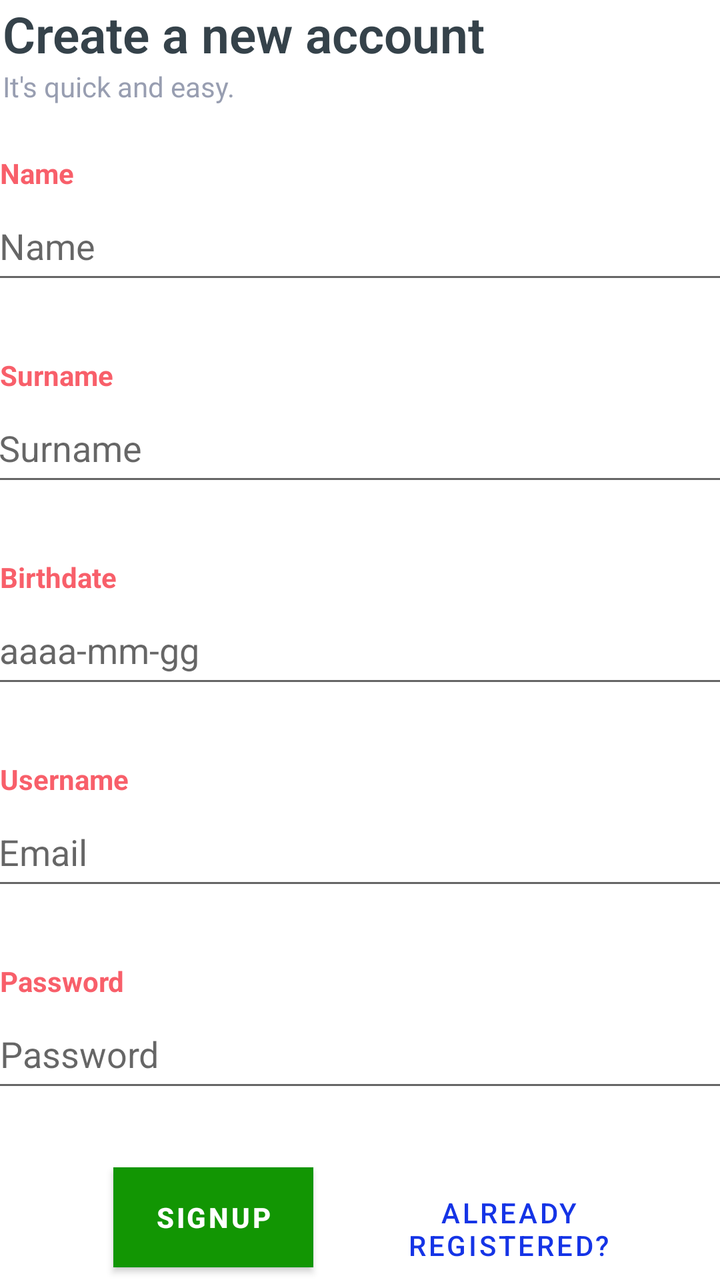
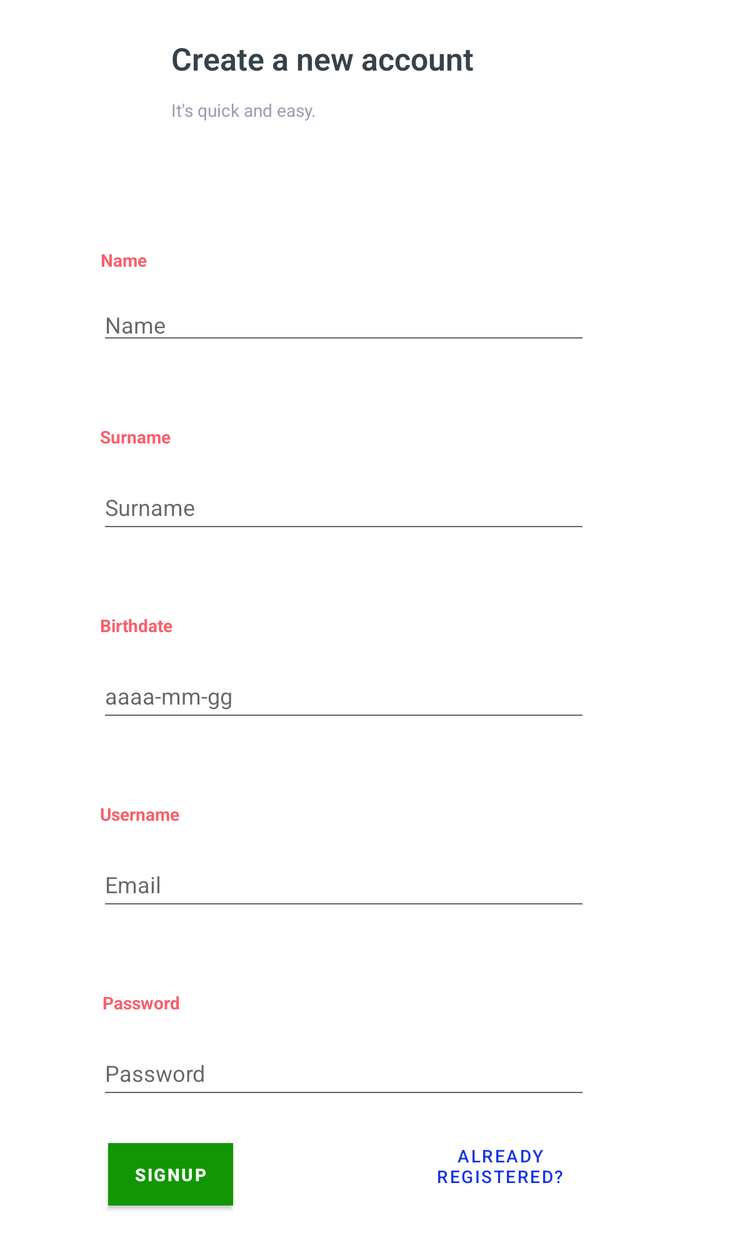

Two renders of one Android screen. The first uses the default layout on a phone; the second uses the alternative layout the repository ships for a different screen configuration, on a matching device. The two XML files are below.
<!-- AndroidManifest.xml: application theme Theme.BNextKotlin -->
<!-- res/layout/activity_sign_up.xml -->
<?xml version="1.0" encoding="utf-8"?>
<androidx.constraintlayout.widget.ConstraintLayout xmlns:android="http://schemas.android.com/apk/res/android"
    xmlns:app="http://schemas.android.com/apk/res-auto"
    xmlns:tools="http://schemas.android.com/tools"
    android:layout_width="match_parent"
    android:layout_height="match_parent"

    tools:context=".SignUp">


    <EditText
        android:id="@+id/password"
        android:layout_width="370dp"
        android:layout_height="51dp"
        android:layout_marginTop="50dp"
        android:hint="Password"
        android:inputType="textPassword"
        app:layout_constraintEnd_toEndOf="parent"
        app:layout_constraintHorizontal_bias="0.457"
        app:layout_constraintStart_toStartOf="parent"
        app:layout_constraintTop_toBottomOf="@+id/username" />

    <TextView
        android:id="@+id/emailText5"
        android:layout_width="wrap_content"
        android:layout_height="wrap_content"
        android:text="Username"
        android:textColor="#f85f6a"
        android:textStyle="bold"
        app:layout_constraintBottom_toTopOf="@+id/username"
        tools:layout_editor_absoluteX="3dp" />

    <TextView
        android:id="@+id/emailText3"
        android:layout_width="wrap_content"
        android:layout_height="wrap_content"
        android:text="Name"
        android:textColor="#f85f6a"
        android:textStyle="bold"
        app:layout_constraintBottom_toTopOf="@+id/name"
        tools:layout_editor_absoluteX="2dp" />

    <TextView
        android:id="@+id/emailText2"
        android:layout_width="wrap_content"
        android:layout_height="wrap_content"
        android:text="Surname"
        android:textColor="#f85f6a"
        android:textStyle="bold"
        app:layout_constraintBottom_toTopOf="@+id/surname"
        tools:layout_editor_absoluteX="2dp" />

    <EditText
        android:id="@+id/username"
        android:layout_width="370dp"
        android:layout_height="51dp"
        android:layout_marginTop="50dp"
        android:hint="@string/prompt_email"
        android:inputType="textEmailAddress"
        app:layout_constraintEnd_toEndOf="parent"
        app:layout_constraintHorizontal_bias="0.514"
        app:layout_constraintStart_toStartOf="parent"
        app:layout_constraintTop_toBottomOf="@+id/birthdate" />

    <TextView
        android:id="@+id/emailText6"
        android:layout_width="wrap_content"
        android:layout_height="wrap_content"
        android:text="Password"
        android:textColor="#f85f6a"
        android:textStyle="bold"
        app:layout_constraintBottom_toTopOf="@+id/password"
        tools:layout_editor_absoluteX="4dp" />

    <EditText
        android:id="@+id/surname"
        android:layout_width="370dp"
        android:layout_height="51dp"
        android:layout_marginTop="50dp"
        android:hint="Surname"
        android:inputType="text"
        app:layout_constraintEnd_toEndOf="parent"
        app:layout_constraintHorizontal_bias="0.514"
        app:layout_constraintStart_toStartOf="parent"
        app:layout_constraintTop_toBottomOf="@+id/name" />

    <EditText
        android:id="@+id/name"
        android:layout_width="370dp"
        android:layout_height="51dp"
        android:layout_marginTop="96dp"
        android:hint="Name"
        android:inputType="text"
        app:layout_constraintEnd_toEndOf="parent"
        app:layout_constraintHorizontal_bias="0.485"
        app:layout_constraintStart_toStartOf="parent"
        app:layout_constraintTop_toTopOf="parent" />

    <TextView
        android:id="@+id/emailText4"
        android:layout_width="wrap_content"
        android:layout_height="wrap_content"
        android:text="Birthdate"
        android:textColor="#f85f6a"
        android:textStyle="bold"
        app:layout_constraintBottom_toTopOf="@+id/birthdate"
        tools:layout_editor_absoluteX="3dp" />

    <com.google.android.material.textfield.TextInputEditText
        android:id="@+id/birthdate"
        android:layout_width="370dp"
        android:layout_height="51dp"
        android:layout_marginTop="50dp"
        android:hint="aaaa-mm-gg"
        android:inputType="date"
        app:layout_constraintEnd_toEndOf="parent"
        app:layout_constraintHorizontal_bias="0.485"
        app:layout_constraintStart_toStartOf="parent"
        app:layout_constraintTop_toBottomOf="@+id/surname"
        tools:ignore="MissingConstraints" />

    <Button

        android:id="@+id/alredyRegitered"
        style="@style/Widget.MaterialComponents.Button.TextButton"
        android:layout_width="140dp"
        android:layout_height="63dp"
        android:layout_gravity="start"
        android:layout_marginTop="32dp"
        android:background="#1534e6"
        android:text="Already registered?"
        android:textColor="#1534e6"
        app:layout_constraintBottom_toBottomOf="parent"
        app:layout_constraintEnd_toEndOf="parent"
        app:layout_constraintHorizontal_bias="0.438"
        app:layout_constraintStart_toEndOf="@+id/buttonSignUp"
        app:layout_constraintTop_toBottomOf="@+id/password"
        app:layout_constraintVertical_bias="0.038" />

    <Button
        android:id="@+id/buttonSignUp"
        android:layout_width="100dp"
        android:layout_height="50dp"
        android:layout_gravity="start"
        android:layout_marginTop="32dp"
        android:background="#129603"
        android:enabled="true"
        android:text="@string/action_sign_up"
        android:textColor="#ffffff"
        android:textStyle="bold"
        app:backgroundTint="#129603"
        app:layout_constraintBottom_toBottomOf="parent"
        app:layout_constraintEnd_toStartOf="@+id/guideline5"
        app:layout_constraintHorizontal_bias="0.202"
        app:layout_constraintStart_toStartOf="parent"
        app:layout_constraintTop_toBottomOf="@+id/password"
        app:layout_constraintVertical_bias="0.095" />

    <TextView
        android:id="@+id/textSignUp"
        android:layout_width="wrap_content"
        android:layout_height="wrap_content"
        android:fontFamily="sans-serif-light"

        android:text="Create a new account"
        android:textColor="#35424a"
        android:textSize="25dp"
        android:textStyle="bold"
        app:layout_constraintBottom_toTopOf="@+id/infoTextSignUp"
        app:layout_constraintEnd_toEndOf="parent"
        app:layout_constraintHorizontal_bias="0.011"
        app:layout_constraintStart_toStartOf="parent"
        app:layout_constraintTop_toTopOf="parent" />

    <TextView
        android:id="@+id/infoTextSignUp"
        android:layout_width="173dp"
        android:layout_height="23dp"
        android:text="It's quick and easy."
        android:textColor="#989eb1"
        app:layout_constraintEnd_toEndOf="@+id/textSignUp"
        app:layout_constraintHorizontal_bias="0.0"
        app:layout_constraintStart_toStartOf="@+id/textSignUp"
        app:layout_constraintTop_toBottomOf="@+id/textSignUp" />

    <androidx.constraintlayout.widget.Guideline
        android:id="@+id/guideline3"
        android:layout_width="wrap_content"
        android:layout_height="wrap_content"
        android:orientation="vertical"
        app:layout_constraintGuide_begin="-3dp" />

    <androidx.constraintlayout.widget.Guideline
        android:id="@+id/guideline5"
        android:layout_width="wrap_content"
        android:layout_height="wrap_content"
        android:orientation="vertical"
        app:layout_constraintGuide_begin="381dp" />

</androidx.constraintlayout.widget.ConstraintLayout>
<!-- resources referenced by this layout -->
<resources>
  <string name="action_sign_up">SIGNUP</string>
  <string name="prompt_email">Email</string>
  <style name="Theme.BNextKotlin" parent="Theme.MaterialComponents.DayNight.DarkActionBar">
          
          <item name="colorPrimary">@color/purple_500</item>
          <item name="colorPrimaryVariant">@color/purple_700</item>
          <item name="colorOnPrimary">@color/white</item>
          
          <item name="colorSecondary">@color/teal_200</item>
          <item name="colorSecondaryVariant">@color/teal_700</item>
          <item name="colorOnSecondary">@color/black</item>
          
          <item name="android:statusBarColor">?attr/colorPrimaryVariant</item>
          
      </style>
  <color name="purple_500">#FF6200EE</color>
  <color name="purple_700">#FF3700B3</color>
  <color name="white">#FFFFFFFF</color>
  <color name="teal_200">#FF03DAC5</color>
  <color name="teal_700">#FF018786</color>
  <color name="black">#FF000000</color>
</resources>
<!-- res/layout-sw600dp/activity_sign_up.xml (the repository's variant of the layout above) -->
<!-- drawn on a 7-inch tablet held upright -->
<ScrollView xmlns:android="http://schemas.android.com/apk/res/android"
    xmlns:app="http://schemas.android.com/apk/res-auto"
    xmlns:tools="http://schemas.android.com/tools"
    android:layout_width="match_parent"
    android:layout_height="wrap_content"
    android:fillViewport="true"
    tools:context=".SignUp">

    <androidx.constraintlayout.widget.ConstraintLayout
        android:layout_width="match_parent"
        android:layout_height="match_parent"
        >


    <EditText
        android:id="@+id/password"
        android:layout_width="0dp"
        android:layout_height="51dp"
        android:layout_marginTop="100dp"
        android:hint="Password"
        android:inputType="textPassword"
        app:layout_constraintEnd_toEndOf="@+id/username"
        app:layout_constraintStart_toStartOf="@+id/username"
        app:layout_constraintTop_toBottomOf="@+id/username" />

    <TextView
        android:id="@+id/emailText5"
        android:layout_width="wrap_content"
        android:layout_height="wrap_content"
        android:layout_marginTop="20dp"
        android:layout_marginBottom="20dp"
        android:text="Username"
        android:textColor="#f85f6a"
        android:textStyle="bold"
        app:layout_constraintBottom_toTopOf="@+id/username"
        app:layout_constraintEnd_toEndOf="@+id/username"
        app:layout_constraintHorizontal_bias="0.0"
        app:layout_constraintStart_toStartOf="@+id/username"
        app:layout_constraintTop_toBottomOf="@+id/birthdate"
        app:layout_constraintVertical_bias="1.0" />

    <TextView
        android:id="@+id/emailText3"
        android:layout_width="wrap_content"
        android:layout_height="wrap_content"
        android:layout_marginTop="20dp"
        android:layout_marginBottom="20dp"
        android:text="Name"
        android:textColor="#f85f6a"
        android:textStyle="bold"
        app:layout_constraintBottom_toTopOf="@+id/name"
        app:layout_constraintEnd_toEndOf="@+id/name"
        app:layout_constraintHorizontal_bias="0.001"
        app:layout_constraintStart_toStartOf="@+id/name"
        app:layout_constraintTop_toBottomOf="@+id/infoTextSignUp"
        app:layout_constraintVertical_bias="1.0" />

    <TextView
        android:id="@+id/emailText2"
        android:layout_width="wrap_content"
        android:layout_height="wrap_content"
        android:layout_marginTop="20dp"
        android:layout_marginBottom="20dp"
        android:text="Surname"
        android:textColor="#f85f6a"
        android:textStyle="bold"
        app:layout_constraintBottom_toTopOf="@+id/surname"
        app:layout_constraintEnd_toEndOf="@+id/surname"
        app:layout_constraintHorizontal_bias="0.0"
        app:layout_constraintStart_toStartOf="@+id/surname"
        app:layout_constraintTop_toBottomOf="@+id/name"
        app:layout_constraintVertical_bias="1.0" />

    <EditText
        android:id="@+id/username"
        android:layout_width="0dp"
        android:layout_height="51dp"
        android:layout_marginTop="100dp"
        android:hint="@string/prompt_email"
        android:inputType="textEmailAddress"
        app:layout_constraintEnd_toEndOf="@+id/birthdate"
        app:layout_constraintHorizontal_bias="0.005"
        app:layout_constraintStart_toStartOf="@+id/birthdate"
        app:layout_constraintTop_toBottomOf="@+id/birthdate" />

    <TextView
        android:id="@+id/emailText6"
        android:layout_width="wrap_content"
        android:layout_height="wrap_content"
        android:layout_marginTop="20dp"
        android:layout_marginBottom="20dp"
        android:text="Password"
        android:textColor="#f85f6a"
        android:textStyle="bold"
        app:layout_constraintBottom_toTopOf="@+id/password"
        app:layout_constraintEnd_toEndOf="@+id/password"
        app:layout_constraintHorizontal_bias="0.006"
        app:layout_constraintStart_toStartOf="@+id/password"
        app:layout_constraintTop_toBottomOf="@+id/username"
        app:layout_constraintVertical_bias="1.0" />

    <EditText
        android:id="@+id/surname"
        android:layout_width="0dp"
        android:layout_height="51dp"
        android:layout_marginTop="100dp"
        android:hint="Surname"
        android:inputType="text"
        app:layout_constraintEnd_toEndOf="@+id/name"
        app:layout_constraintHorizontal_bias="0.0"
        app:layout_constraintStart_toStartOf="@+id/name"
        app:layout_constraintTop_toBottomOf="@+id/name" />

    <EditText
        android:id="@+id/name"
        android:layout_width="0dp"
        android:layout_height="wrap_content"
        android:layout_marginStart="80dp"
        android:layout_marginTop="136dp"
        android:layout_marginEnd="130dp"
        android:hint="Name"
        android:inputType="text"
        app:layout_constraintEnd_toEndOf="parent"
        app:layout_constraintHorizontal_bias="0.0"
        app:layout_constraintStart_toStartOf="parent"
        app:layout_constraintTop_toBottomOf="@+id/infoTextSignUp" />

    <TextView
        android:id="@+id/emailText4"
        android:layout_width="wrap_content"
        android:layout_height="wrap_content"
        android:layout_marginTop="20dp"
        android:layout_marginBottom="20dp"
        android:text="Birthdate"
        android:textColor="#f85f6a"
        android:textStyle="bold"
        app:layout_constraintBottom_toTopOf="@+id/birthdate"
        app:layout_constraintEnd_toEndOf="@+id/birthdate"
        app:layout_constraintHorizontal_bias="0.0"
        app:layout_constraintStart_toStartOf="@+id/birthdate"
        app:layout_constraintTop_toBottomOf="@+id/surname"
        app:layout_constraintVertical_bias="1.0" />

    <com.google.android.material.textfield.TextInputEditText
        android:id="@+id/birthdate"
        android:layout_width="0dp"
        android:layout_height="51dp"
        android:layout_marginTop="100dp"
        android:hint="aaaa-mm-gg"
        android:inputType="date"
        app:layout_constraintEnd_toEndOf="@+id/surname"
        app:layout_constraintHorizontal_bias="0.002"
        app:layout_constraintStart_toStartOf="@+id/surname"
        app:layout_constraintTop_toBottomOf="@+id/surname"
        tools:ignore="MissingConstraints" />

    <Button

        android:id="@+id/alredyRegitered"
        style="@style/Widget.MaterialComponents.Button.TextButton"
        android:layout_width="140dp"
        android:layout_height="63dp"
        android:layout_gravity="start"
        android:background="#1534e6"
        android:text="Already registered?"
        android:textColor="#1534e6"
        app:layout_constraintBottom_toBottomOf="@+id/buttonSignUp"
        app:layout_constraintEnd_toEndOf="@+id/password"
        app:layout_constraintHorizontal_bias="1.0"
        app:layout_constraintStart_toEndOf="@+id/buttonSignUp"
        app:layout_constraintTop_toTopOf="@+id/buttonSignUp"
        app:layout_constraintVertical_bias="1.0" />

        <Button
            android:id="@+id/buttonSignUp"
            android:layout_width="100dp"
            android:layout_height="50dp"
            android:layout_gravity="start"
            android:layout_marginTop="32dp"
            android:layout_marginBottom="30dp"
            android:background="#129603"
            android:enabled="true"
            android:text="@string/action_sign_up"
            android:textColor="#ffffff"
            android:textStyle="bold"
            app:backgroundTint="#129603"
            app:layout_constraintBottom_toBottomOf="parent"
            app:layout_constraintEnd_toEndOf="@+id/password"
            app:layout_constraintHorizontal_bias="0.022"
            app:layout_constraintStart_toStartOf="@+id/password"
            app:layout_constraintTop_toBottomOf="@+id/password"
            app:layout_constraintVertical_bias="0.511" />

    <TextView
        android:id="@+id/textSignUp"
        android:layout_width="wrap_content"
        android:layout_height="wrap_content"
        android:layout_marginTop="30dp"

        android:fontFamily="sans-serif-light"
        android:text="Create a new account"
        android:textColor="#35424a"
        android:textSize="25dp"
        android:textStyle="bold"
        app:layout_constraintBottom_toTopOf="@+id/infoTextSignUp"
        app:layout_constraintEnd_toEndOf="parent"
        app:layout_constraintHorizontal_bias="0.382"
        app:layout_constraintStart_toStartOf="parent"
        app:layout_constraintTop_toTopOf="parent" />

    <TextView
        android:id="@+id/infoTextSignUp"
        android:layout_width="173dp"
        android:layout_height="23dp"
        android:layout_marginTop="15dp"
        android:text="It's quick and easy."
        android:textColor="#989eb1"
        app:layout_constraintEnd_toEndOf="@+id/textSignUp"
        app:layout_constraintHorizontal_bias="0.0"
        app:layout_constraintStart_toStartOf="@+id/textSignUp"
        app:layout_constraintTop_toBottomOf="@+id/textSignUp" />

    <androidx.constraintlayout.widget.Guideline
        android:id="@+id/guideline3"
        android:layout_width="wrap_content"
        android:layout_height="wrap_content"
        android:orientation="vertical"
        app:layout_constraintGuide_begin="-391dp" />

</androidx.constraintlayout.widget.ConstraintLayout>
</ScrollView>
